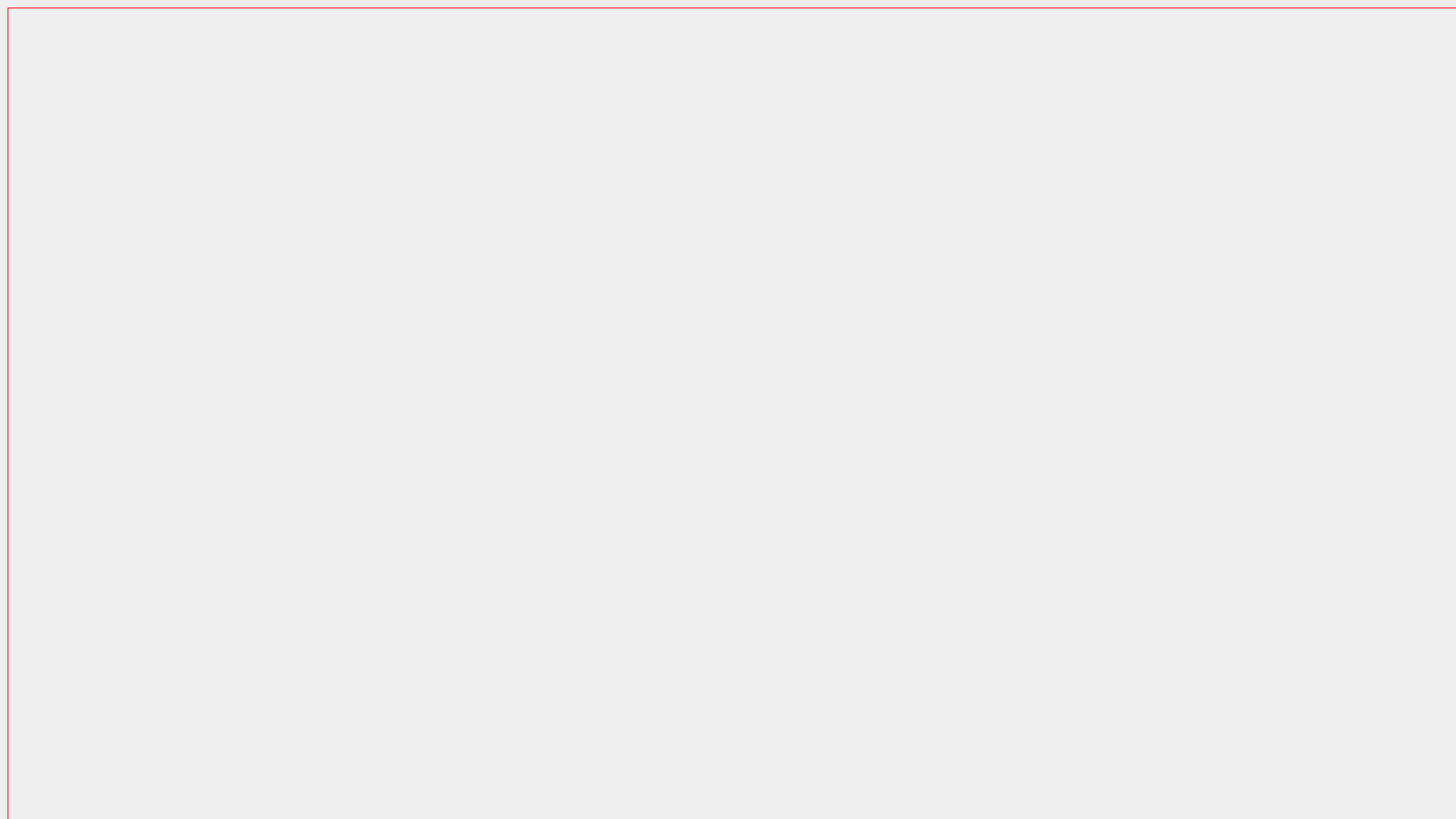
<?xml version="1.0" encoding="UTF-8"?>
<ui version="4.0">
 <class>MainWindow</class>
 <widget class="QMainWindow" name="MainWindow">
  <property name="geometry">
   <rect>
    <x>0</x>
    <y>0</y>
    <width>1920</width>
    <height>1080</height>
   </rect>
  </property>
  <property name="minimumSize">
   <size>
    <width>1920</width>
    <height>1080</height>
   </size>
  </property>
  <property name="mouseTracking">
   <bool>true</bool>
  </property>
  <property name="windowTitle">
   <string>MainWindow</string>
  </property>
  <widget class="QWidget" name="remote_window">
   <property name="minimumSize">
    <size>
     <width>1920</width>
     <height>1080</height>
    </size>
   </property>
   <property name="mouseTracking">
    <bool>true</bool>
   </property>
   <widget class="QWidget" name="horizontalLayoutWidget">
    <property name="geometry">
     <rect>
      <x>10</x>
      <y>10</y>
      <width>1922</width>
      <height>1082</height>
     </rect>
    </property>
    <layout class="QHBoxLayout" name="horizontalLayout">
     <item>
      <widget class="QLabel" name="display_label">
       <property name="minimumSize">
        <size>
         <width>1920</width>
         <height>1080</height>
        </size>
       </property>
       <property name="mouseTracking">
        <bool>true</bool>
       </property>
       <property name="focusPolicy">
        <enum>Qt::StrongFocus</enum>
       </property>
       <property name="styleSheet">
        <string notr="true">QLabel{
	border: 1px solid red;
}</string>
       </property>
       <property name="text">
        <string/>
       </property>
      </widget>
     </item>
    </layout>
   </widget>
  </widget>
 </widget>
 <resources/>
 <connections/>
</ui>
